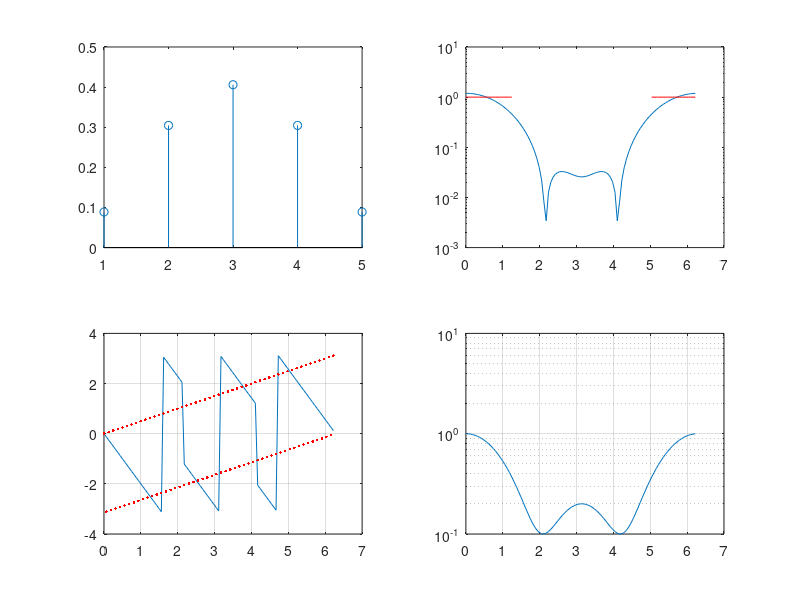

Reproduce this figure in MATLAB.
clear;clc;close all
N=101;
w = [0:2/N:1.998]*pi;

H_abs = w<0.4*pi | w>2*pi-0.4*pi;
H_ang = exp(-(N-1)/2*j*w);
H = H_abs.*H_ang;

h = ifft(H);
subplot(2,2,1)
h_trunc = h(N/2 - 2: N/2 + 2)
stem(real(h_trunc))

subplot(2,2,2)
semilogy(w, abs(fft(real(h_trunc), length(w))));
hold on
semilogy(w, H_abs, 'r-');

subplot(2,2,3)
plot(w, angle(fft(real(h_trunc), length(w))));
grid on;
hold on;
plot(w, angle(H_ang),'r.');

h_4  = [.1,-.3,.4,-.3,.1];
h_3  = [.1,.3,.4,.3,.1];
h_2  = [.1,-.2,.4,-.2,.1];
h_1  = [.1,.2,.4,.2,.1];
h_tool = [0.07, 0.25, 0.33, 0.25, 0.07];
subplot(2,2,4);semilogy(w,abs(fft(h_1, length(w))))
grid on